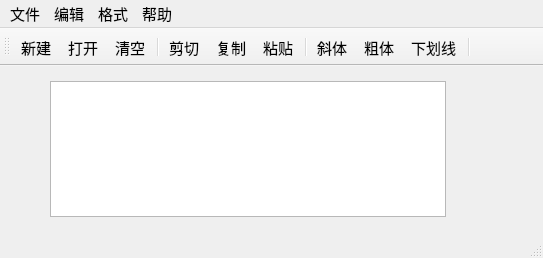
<?xml version="1.0" encoding="UTF-8"?>
<ui version="4.0">
 <class>QWMainWind</class>
 <widget class="QMainWindow" name="QWMainWind">
  <property name="geometry">
   <rect>
    <x>0</x>
    <y>0</y>
    <width>543</width>
    <height>258</height>
   </rect>
  </property>
  <property name="font">
   <font>
    <pointsize>11</pointsize>
   </font>
  </property>
  <property name="windowTitle">
   <string>QWMainWind</string>
  </property>
  <widget class="QWidget" name="centralWidget">
   <widget class="QTextEdit" name="txtEdit">
    <property name="geometry">
     <rect>
      <x>50</x>
      <y>15</y>
      <width>396</width>
      <height>136</height>
     </rect>
    </property>
    <property name="font">
     <font>
      <pointsize>16</pointsize>
     </font>
    </property>
   </widget>
  </widget>
  <widget class="QMenuBar" name="menuBar">
   <property name="geometry">
    <rect>
     <x>0</x>
     <y>0</y>
     <width>543</width>
     <height>25</height>
    </rect>
   </property>
   <widget class="QMenu" name="menu">
    <property name="title">
     <string>文件</string>
    </property>
    <addaction name="actNew"/>
    <addaction name="actOpen"/>
    <addaction name="separator"/>
    <addaction name="actClose"/>
   </widget>
   <widget class="QMenu" name="menu_2">
    <property name="title">
     <string>编辑</string>
    </property>
    <addaction name="actCut"/>
    <addaction name="actCopy"/>
    <addaction name="actPaste"/>
    <addaction name="separator"/>
    <addaction name="actClear"/>
   </widget>
   <widget class="QMenu" name="menu_3">
    <property name="title">
     <string>格式</string>
    </property>
    <addaction name="actFontBold"/>
    <addaction name="actFontItalic"/>
    <addaction name="actFontUnder"/>
    <addaction name="separator"/>
    <addaction name="actToolbarLab"/>
   </widget>
   <widget class="QMenu" name="menu_4">
    <property name="enabled">
     <bool>true</bool>
    </property>
    <property name="title">
     <string>帮助</string>
    </property>
    <addaction name="actAbout"/>
   </widget>
   <addaction name="menu"/>
   <addaction name="menu_2"/>
   <addaction name="menu_3"/>
   <addaction name="menu_4"/>
  </widget>
  <widget class="QToolBar" name="mainToolBar">
   <property name="toolButtonStyle">
    <enum>Qt::ToolButtonStyle::ToolButtonTextUnderIcon</enum>
   </property>
   <attribute name="toolBarArea">
    <enum>TopToolBarArea</enum>
   </attribute>
   <attribute name="toolBarBreak">
    <bool>false</bool>
   </attribute>
   <addaction name="actNew"/>
   <addaction name="actOpen"/>
   <addaction name="actClear"/>
   <addaction name="separator"/>
   <addaction name="actCut"/>
   <addaction name="actCopy"/>
   <addaction name="actPaste"/>
   <addaction name="separator"/>
   <addaction name="actFontItalic"/>
   <addaction name="actFontBold"/>
   <addaction name="actFontUnder"/>
   <addaction name="separator"/>
  </widget>
  <widget class="QStatusBar" name="statusBar"/>
  <action name="actCut">
   <property name="icon">
    <iconset resource="res.qrc">
     <normaloff>:/images/images/cut.bmp</normaloff>:/images/images/cut.bmp</iconset>
   </property>
   <property name="text">
    <string>剪切</string>
   </property>
   <property name="toolTip">
    <string>剪切</string>
   </property>
   <property name="shortcut">
    <string>Ctrl+X</string>
   </property>
  </action>
  <action name="actCopy">
   <property name="icon">
    <iconset resource="res.qrc">
     <normaloff>:/images/images/120.bmp</normaloff>:/images/images/120.bmp</iconset>
   </property>
   <property name="text">
    <string>复制</string>
   </property>
   <property name="toolTip">
    <string>复制</string>
   </property>
   <property name="shortcut">
    <string>Ctrl+C</string>
   </property>
  </action>
  <action name="actPaste">
   <property name="icon">
    <iconset resource="res.qrc">
     <normaloff>:/images/images/paste.bmp</normaloff>:/images/images/paste.bmp</iconset>
   </property>
   <property name="text">
    <string>粘贴</string>
   </property>
   <property name="toolTip">
    <string>粘贴</string>
   </property>
   <property name="shortcut">
    <string>Ctrl+V</string>
   </property>
  </action>
  <action name="actFontBold">
   <property name="checkable">
    <bool>true</bool>
   </property>
   <property name="icon">
    <iconset resource="res.qrc">
     <normaloff>:/images/images/BLD.BMP</normaloff>:/images/images/BLD.BMP</iconset>
   </property>
   <property name="text">
    <string>粗体</string>
   </property>
   <property name="toolTip">
    <string>粗体</string>
   </property>
  </action>
  <action name="actFontItalic">
   <property name="checkable">
    <bool>true</bool>
   </property>
   <property name="icon">
    <iconset resource="res.qrc">
     <normaloff>:/images/images/ITL.BMP</normaloff>:/images/images/ITL.BMP</iconset>
   </property>
   <property name="text">
    <string>斜体</string>
   </property>
   <property name="toolTip">
    <string>斜体</string>
   </property>
  </action>
  <action name="actFontUnder">
   <property name="checkable">
    <bool>true</bool>
   </property>
   <property name="icon">
    <iconset resource="res.qrc">
     <normaloff>:/images/images/WORDUNDR.BMP</normaloff>:/images/images/WORDUNDR.BMP</iconset>
   </property>
   <property name="text">
    <string>下划线</string>
   </property>
   <property name="toolTip">
    <string>下划线</string>
   </property>
  </action>
  <action name="actClose">
   <property name="icon">
    <iconset resource="res.qrc">
     <normaloff>:/images/images/exit.bmp</normaloff>:/images/images/exit.bmp</iconset>
   </property>
   <property name="text">
    <string>退出</string>
   </property>
   <property name="toolTip">
    <string>退出</string>
   </property>
  </action>
  <action name="actOpen">
   <property name="icon">
    <iconset resource="res.qrc">
     <normaloff>:/images/images/open3.bmp</normaloff>:/images/images/open3.bmp</iconset>
   </property>
   <property name="text">
    <string>打开...</string>
   </property>
   <property name="toolTip">
    <string>打开文件</string>
   </property>
   <property name="shortcut">
    <string>Ctrl+O</string>
   </property>
  </action>
  <action name="actClear">
   <property name="icon">
    <iconset resource="res.qrc">
     <normaloff>:/images/images/103.bmp</normaloff>:/images/images/103.bmp</iconset>
   </property>
   <property name="text">
    <string>清空</string>
   </property>
   <property name="toolTip">
    <string>清空内容</string>
   </property>
  </action>
  <action name="actFont">
   <property name="icon">
    <iconset resource="res.qrc">
     <normaloff>:/images/images/20.ico</normaloff>:/images/images/20.ico</iconset>
   </property>
   <property name="text">
    <string>字体...</string>
   </property>
   <property name="toolTip">
    <string>字体设置</string>
   </property>
  </action>
  <action name="actNew">
   <property name="icon">
    <iconset resource="res.qrc">
     <normaloff>:/images/images/new2.bmp</normaloff>:/images/images/new2.bmp</iconset>
   </property>
   <property name="text">
    <string>新建</string>
   </property>
   <property name="shortcut">
    <string>Ctrl+N</string>
   </property>
  </action>
  <action name="actToolbarLab">
   <property name="checkable">
    <bool>true</bool>
   </property>
   <property name="checked">
    <bool>true</bool>
   </property>
   <property name="text">
    <string>显示工具栏文字标签</string>
   </property>
   <property name="menuRole">
    <enum>QAction::MenuRole::TextHeuristicRole</enum>
   </property>
  </action>
  <action name="actAbout">
   <property name="text">
    <string>关于</string>
   </property>
   <property name="toolTip">
    <string>关于</string>
   </property>
  </action>
 </widget>
 <layoutdefault spacing="6" margin="11"/>
 <resources>
  <include location="res.qrc"/>
 </resources>
 <connections>
  <connection>
   <sender>actClose</sender>
   <signal>triggered()</signal>
   <receiver>QWMainWind</receiver>
   <slot>close()</slot>
   <hints>
    <hint type="sourcelabel">
     <x>-1</x>
     <y>-1</y>
    </hint>
    <hint type="destinationlabel">
     <x>422</x>
     <y>254</y>
    </hint>
   </hints>
  </connection>
  <connection>
   <sender>actClear</sender>
   <signal>triggered()</signal>
   <receiver>txtEdit</receiver>
   <slot>clear()</slot>
   <hints>
    <hint type="sourcelabel">
     <x>-1</x>
     <y>-1</y>
    </hint>
    <hint type="destinationlabel">
     <x>260</x>
     <y>232</y>
    </hint>
   </hints>
  </connection>
  <connection>
   <sender>actCut</sender>
   <signal>triggered()</signal>
   <receiver>txtEdit</receiver>
   <slot>cut()</slot>
   <hints>
    <hint type="sourcelabel">
     <x>-1</x>
     <y>-1</y>
    </hint>
    <hint type="destinationlabel">
     <x>260</x>
     <y>232</y>
    </hint>
   </hints>
  </connection>
  <connection>
   <sender>actCopy</sender>
   <signal>triggered()</signal>
   <receiver>txtEdit</receiver>
   <slot>copy()</slot>
   <hints>
    <hint type="sourcelabel">
     <x>-1</x>
     <y>-1</y>
    </hint>
    <hint type="destinationlabel">
     <x>260</x>
     <y>232</y>
    </hint>
   </hints>
  </connection>
  <connection>
   <sender>actPaste</sender>
   <signal>triggered()</signal>
   <receiver>txtEdit</receiver>
   <slot>paste()</slot>
   <hints>
    <hint type="sourcelabel">
     <x>-1</x>
     <y>-1</y>
    </hint>
    <hint type="destinationlabel">
     <x>260</x>
     <y>232</y>
    </hint>
   </hints>
  </connection>
 </connections>
</ui>
